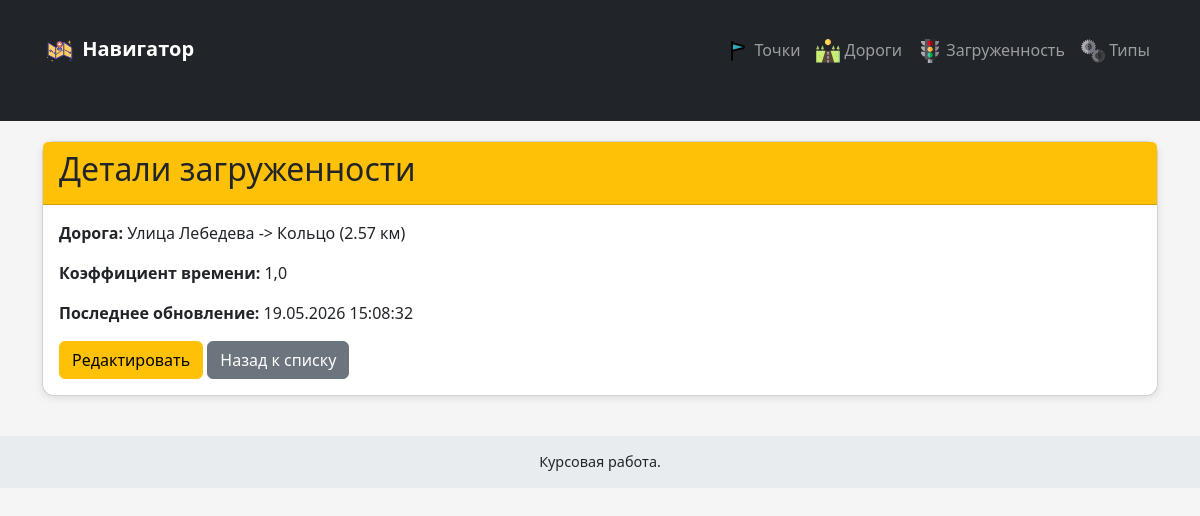
Page /traffic/5/ on the earlier database version.
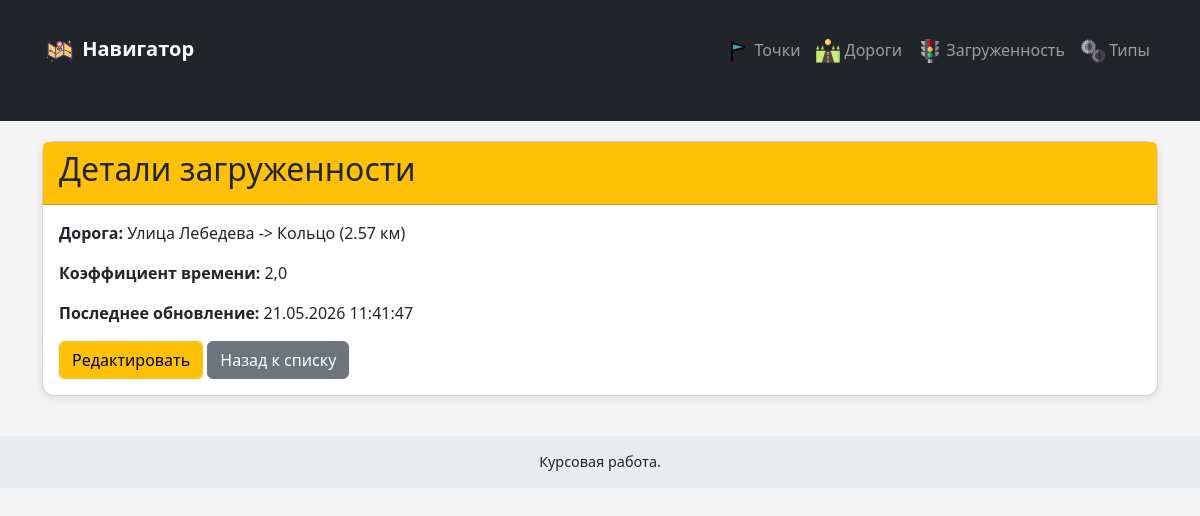
Same page on the later database version.
### traffic/models.py (models this page shows, shortened)
class Traffic(models.Model):
    road_segment = models.OneToOneField(
        RoadSegment,
        on_delete=models.CASCADE,
        related_name='traffic',
        verbose_name="Отрезок пути"
    )
    congestion_type = models.ForeignKey(CongestionType, on_delete=models.PROTECT, verbose_name="Тип загруженности")
    last_updated = models.DateTimeField(auto_now=True, verbose_name="Последнее обновление")
    class Meta:
        verbose_name = 'Загруженность дороги'
        verbose_name_plural = 'Загруженность дорог'

class RoadSegment(models.Model):
    point_a = models.ForeignKey(Location, on_delete=models.CASCADE, related_name='road_segment_start', verbose_name="Точка А")
    point_b = models.ForeignKey(Location, on_delete=models.CASCADE, related_name='road_segment_end', verbose_name="Точка B")
    distance_km = models.FloatField(verbose_name="Расстояние (км)")
    class Meta:
        verbose_name = 'Отрезок пути'
        verbose_name_plural = 'Отрезки пути'
        unique_together = ('point_a', 'point_b')
    def __str__(self):
        return f"{self.point_a} -> {self.point_b} ({self.distance_km} км)"

class Location(models.Model):
    name = models.CharField(max_length=100, verbose_name="Название")
    latitude = models.FloatField(verbose_name="Широта")
    longitude = models.FloatField(verbose_name="Долгота")
    class Meta:
        verbose_name = 'Населённый пункт'
        verbose_name_plural = 'Населённые пункты'
        unique_together = ('latitude', 'longitude')
    def __str__(self):
        return self.name

class CongestionType(models.Model):
    name = models.CharField(max_length=50, verbose_name="Название типа")
    time_coefficient = models.FloatField(default=1.0, verbose_name="Коэффициент времени")
    class Meta:
        verbose_name = 'Тип загруженности'
        verbose_name_plural = 'Типы загруженности'

### traffic/views.py (the view, shortened to what this page needs)
    def handler(request, pk=None):
        if pk is not None:
            obj = get_object_or_404(model, pk=pk)
            if model == Traffic:
                obj = get_object_or_404(Traffic.objects.select_related('road_segment', 'congestion_type'), pk=pk)
            elif model == RoadSegment:
                obj = get_object_or_404(RoadSegment.objects.select_related('point_a', 'point_b', 'traffic__congestion_type'), pk=pk)
            return render(request, f'traffic/detail_{template_base}.html', {template_base: obj})

### traffic/views.py (called while the page is built, shortened)
def create_crud_handler(model, form_class, template_base, serialize_func=None):
    def handler(request, pk=None):
        if pk is not None:
            obj = get_object_or_404(model, pk=pk)
            if model == Traffic:
                obj = get_object_or_404(Traffic.objects.select_related('road_segment', 'congestion_type'), pk=pk)
            elif model == RoadSegment:
                obj = get_object_or_404(RoadSegment.objects.select_related('point_a', 'point_b', 'traffic__congestion_type'), pk=pk)
            return render(request, f'traffic/detail_{template_base}.html', {template_base: obj})
    return handler

### traffic/templates/traffic/detail_traffic.html (shortened to what this page needs)
{% extends 'traffic/layout.html' %}
{% block content %}
<div class="card">
    <div class="card-header bg-warning">
        <h2>Детали загруженности</h2>
    </div>
    <div class="card-body">
        <p><strong>Дорога:</strong> {{ traffic.road_segment }}</p>
        <p><strong>Коэффициент времени:</strong> {{ traffic.congestion_type.time_coefficient }}</p>
        <p><strong>Последнее обновление:</strong> {{ traffic.last_updated|date:"d.m.Y H:i:s" }}</p>
        <a href="{% url 'traffic_update' traffic.id %}" class="btn btn-warning">Редактировать</a>
        <a href="{% url 'traffic' %}" class="btn btn-secondary">Назад к списку</a>
    </div>
</div>
{% endblock %}

### traffic/templates/traffic/layout.html (shortened to what this page needs)
{% load static %}
<!doctype html>
<html lang="ru">
<head>
    <link href="https://cdn.jsdelivr.net/npm/bootstrap@5.3.0-alpha1/dist/css/bootstrap.min.css" rel="stylesheet">
</head>
<body>
    <nav class="navbar navbar-expand-lg navbar-dark bg-dark">
        <div class="container">
            <a class="navbar-brand" href="{% url 'home' %}"><img src="{% static 'traffic/icons/map-svgrepo-com.svg' %}" alt="Map Icon" width="35" height="35"> Навигатор</a>
            <div class="collapse navbar-collapse" id="navbarNav">
                <ul class="navbar-nav ms-auto">
                    <li class="nav-item"><a class="nav-link" href="{% url 'locations' %}"><img src="{% static 'traffic/icons/flag-triagle-svgrepo-com.svg' %}" alt="Flag Icon" width="24" height="24"> Точки</a></li>
                    <li class="nav-item"><a class="nav-link" href="{% url 'roads' %}"><img src="{% static 'traffic/icons/road-svgrepo-com.svg' %}" alt="Road Icon" width="24" height="24"> Дороги</a></li>
                    <li class="nav-item"><a class="nav-link" href="{% url 'traffic' %}"><img src="{% static 'traffic/icons/traffic-lights-traffic-light-svgrepo-com.svg' %}" alt="Traffic lights Icon" width="24" height="24"> Загруженность</a></li>
                    <li class="nav-item"><a class="nav-link" href="{% url 'contypes' %}"><img src="{% static 'traffic/icons/gear-cogwheel-svgrepo-com.svg' %}" alt="Gear wheel Icon" width="24" height="24"> Типы</a></li>
                </ul>
            </div>
        </div>
    </nav>
    <div class="container">
        {% block content %}
        {% endblock %}
    </div>
    <footer>
        Курсовая работа.
    </footer>
</body>
</html>

### traffic/templates/traffic/layout.html (style rules this page uses)
body { background-color: #f5f5f5; }
.navbar-brand { font-weight: bold; }
.container { margin-top: 20px; margin-bottom: 40px; }
.card { margin-top: 20px; border-radius: 12px; box-shadow: 0 2px 8px rgba(0,0,0,0.1); }
footer { text-align: center; margin-top: 40px; padding: 15px; background-color: #e9ecef; font-size: 0.9rem; }

Differences in the rows shown:
changed Traffic "Улица Лебедева -> Кольцо (2.57 км)": congestion_type.time_coefficient "1,0" → "2,0"; last_updated "19.05.2026 15:08:32" → "21.05.2026 11:41:47"
